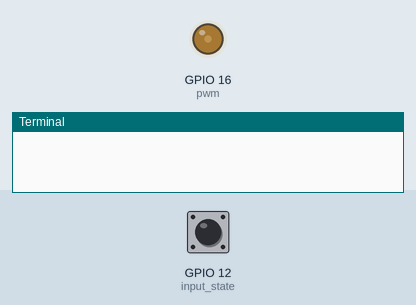
The program below on a simulated Raspberry Pi (BCM pin numbers). Shown: output pins drawn as LEDs (lit = HIGH), the last lines printed to the terminal. The inputs (shaded band) are chosen by the test bench; at power-on: GPIO 12 (input_state) HIGH.

Above: at 1.2 s.
1.3 s: GPIO 12 (input_state) pulled LOW for 1 s
At 3.2 s:
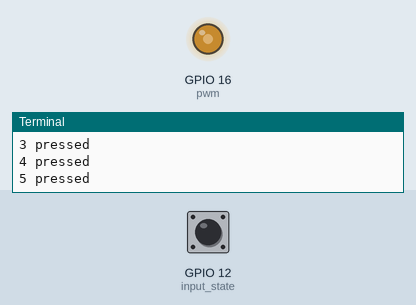
3.8 s: GPIO 12 (input_state) pulled LOW for 0.15 s
At 4.4 s:
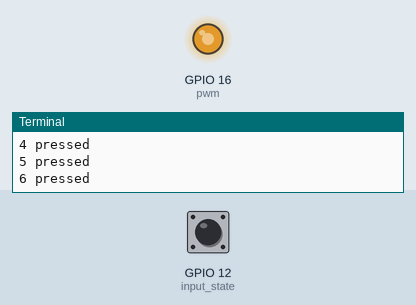
5.5 s: GPIO 12 (input_state) pulled LOW for 3.2 s
At 5.8 s:
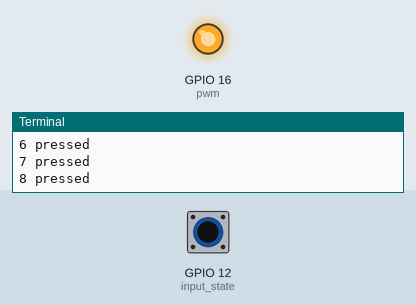
Timing chart, 0 to 10.2 s (numbered marks = the images above; inputs shaded):
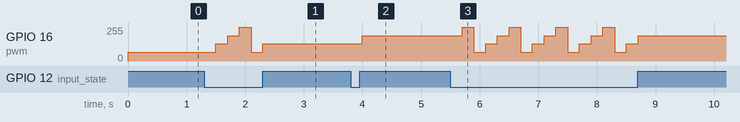

The program:

gpio_practice2.py
```python
import RPi.GPIO as GPIO
import time

GPIO.setmode(GPIO.BCM)
GPIO.setup(12, GPIO.IN, pull_up_down = GPIO.PUD_UP)
GPIO.setup(16, GPIO.OUT)

count = 0
pwm = GPIO.PWM(16, 50)
pwm.start(0)

try:
    while True:
        input_state = GPIO.input(12)
        if input_state == False:
            count += 1
            print(str(count)+ ' pressed')
            time.sleep(0.2)
        if count%4 == 0:
            pwm.ChangeDutyCycle(25)
        elif count%4 == 1:
            pwm.ChangeDutyCycle(50)
        elif count%4 == 2:
            pwm.ChangeDutyCycle(75)
        else:
            pwm.ChangeDutyCycle(100)
except KeyboardInterrupt():
    GPIO.cleanup()
```

Measured:
- after the input at 1.3 s, GPIO 16 (pwm): 64/255 → 128/255 after 0.20 s, → 191/255 0.20 s later, → 255/255 0.20 s later, → 64/255 0.20 s later, … (5 changes in this stretch)
- after the input at 3.8 s, GPIO 16 (pwm): 128/255 → 191/255 after 0.20 s
- after the input at 5.5 s, GPIO 16 (pwm): 191/255 → 255/255 after 0.20 s, then repeats every 0.80 s: 64/255 0.20 s, 128/255 0.20 s, 191/255 0.20 s, 255/255 0.20 s, until it stays 191/255 from 8.7 s
